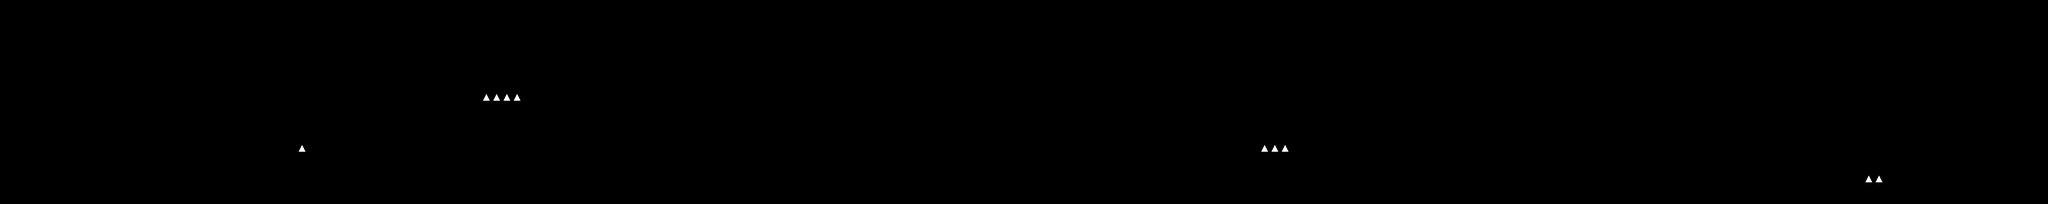

A 2D game scene composited from a Tiled map and its tileset images. What follows is a short description and the map's XML, with each tile layer's data collapsed to a summary:
An orthogonal 200x20 tile map with 32x32 px tiles, 2 tile layers (tileLayer, hazardLayer) and 176 objects (84x color, 49x coin, 8x staticshooter, 8x flyer, 6x spike, ...).

<map version="1.0" orientation="orthogonal" renderorder="right-down" width="200" height="20" tilewidth="32" tileheight="32" nextobjectid="403">
 <tileset firstgid="1" name="worlds" tilewidth="32" tileheight="32" spacing="8" margin="4" tilecount="9" columns="9">
  <image source="tiles.png" width="360" height="40" />
 </tileset>
 <layer name="tileLayer" width="200" height="20">
  <data>[4000 cells, 747 non-empty, 8 distinct tile ids]</data>
 </layer>
 <objectgroup name="gameObjects">
  <object id="1" name="player" x="64" y="512" width="32" height="64" />
  <object id="3" name="staticshooter" x="2080" y="416" width="32" height="64" />
  <object id="8" name="jumper" x="3520" y="320" width="32" height="64" />
  <object id="7" name="jumper" x="4128" y="320" width="32" height="64" />
  <object id="9" name="jumper" x="5184" y="512" width="32" height="64" />
  <object id="11" name="jumper" x="6368" y="288" width="32" height="64" />
  <object id="13" name="flyer" x="2944" y="416" width="32" height="64" />
  <object id="14" name="walker" x="3712" y="384" width="32" height="64" />
  <object id="15" name="staticshooter" x="4064" y="320" width="32" height="64" />
  <object id="24" name="exit" x="6336" y="256" width="64" height="96" />
  <object id="169" name="coin" x="2400" y="480" width="32" height="32" />
  <object id="171" name="flyer" x="896" y="320" width="32" height="64" />
  <object id="201" name="coin" x="2432" y="448" width="32" height="32" />
  <object id="203" name="coin" x="2784" y="480" width="32" height="32" />
  <object id="205" name="coin" x="2368" y="512" width="32" height="32" />
  <object id="206" name="coin" x="2880" y="480" width="32" height="32" />
  <object id="207" name="coin" x="2816" y="480" width="32" height="32" />
  <object id="213" name="coin" x="2464" y="480" width="32" height="32" />
  <object id="216" name="coin" x="2848" y="480" width="32" height="32" />
  <object id="219" name="coin" x="4544" y="160" width="32" height="32" />
  <object id="220" name="coin" x="3520" y="384" width="32" height="32" />
  <object id="222" name="coin" x="4480" y="256" width="32" height="32" />
  <object id="224" name="coin" x="4256" y="128" width="32" height="32" />
  <object id="228" name="coin" x="4480" y="352" width="32" height="32" />
  <object id="230" name="coin" x="4448" y="512" width="32" height="32" />
  <object id="231" name="coin" x="4416" y="544" width="32" height="32" />
  <object id="232" name="coin" x="4480" y="320" width="32" height="32" />
  <object id="233" name="coin" x="4384" y="544" width="32" height="32" />
  <object id="234" name="coin" x="4480" y="480" width="32" height="32" />
  <object id="235" name="coin" x="5920" y="352" width="32" height="32" />
  <object id="238" name="coin" x="5952" y="384" width="32" height="32" />
  <object id="256" name="flyer" x="3712" y="256" width="32" height="64" />
  <object id="258" name="flyer" x="1344" y="288" width="32" height="64" />
  <object id="259" name="flyer" x="2336" y="512" width="32" height="64" />
  <object id="260" name="flyer" x="4448" y="384" width="32" height="64" />
  <object id="270" name="coin" x="5984" y="416" width="32" height="32" />
  <object id="271" name="spike" x="5984" y="256" width="32" height="32" />
  <object id="272" name="coin" x="6016" y="448" width="32" height="32" />
  <object id="273" name="coin" x="5888" y="320" width="32" height="32" />
  <object id="278" name="staticshooter" x="1184" y="352" width="32" height="64" />
  <object id="279" name="spike" x="2560" y="320" width="32" height="32" />
  <object id="280" name="coin" x="4576" y="160" width="32" height="32" />
  <object id="281" name="coin" x="4480" y="288" width="32" height="32" />
  <object id="289" name="flyer" x="1792" y="224" width="32" height="64" />
  <object id="291" name="staticshooter" x="3360" y="320" width="32" height="64" />
  <object id="292" name="staticshooter" x="5056" y="448" width="32" height="64" />
  <object id="293" name="staticshooter" x="6176" y="384" width="32" height="64" />
  <object id="294" name="staticshooter" x="6080" y="448" width="32" height="64" />
  <object id="295" name="spike" x="6112" y="256" width="32" height="32" />
  <object id="296" name="spike" x="5344" y="384" width="32" height="32" />
  <object id="341" name="coin" x="0" y="96" width="32" height="32" />
  <object id="342" name="coin" x="32" y="96" width="32" height="32" />
  <object id="343" name="coin" x="384" y="576" width="32" height="32" />
  <object id="344" name="coin" x="384" y="544" width="32" height="32" />
  <object id="345" name="coin" x="384" y="512" width="32" height="32" />
  <object id="346" name="coin" x="416" y="512" width="32" height="32" />
  <object id="347" name="coin" x="416" y="544" width="32" height="32" />
  <object id="348" name="coin" x="416" y="576" width="32" height="32" />
  <object id="349" name="coin" x="2176" y="96" width="32" height="32" />
  <object id="350" name="coin" x="2208" y="96" width="32" height="32" />
  <object id="351" name="coin" x="2240" y="128" width="32" height="32" />
  <object id="352" name="coin" x="2272" y="128" width="32" height="32" />
  <object id="353" name="coin" x="1920" y="480" width="32" height="32" />
  <object id="354" name="coin" x="1952" y="480" width="32" height="32" />
  <object id="355" name="coin" x="1984" y="480" width="32" height="32" />
  <object id="356" name="coin" x="2016" y="480" width="32" height="32" />
  <object id="357" name="coin" x="3456" y="384" width="32" height="32" />
  <object id="358" name="coin" x="3488" y="384" width="32" height="32" />
  <object id="359" name="coin" x="3936" y="384" width="32" height="32" />
  <object id="360" name="coin" x="3968" y="352" width="32" height="32" />
  <object id="361" name="coin" x="4000" y="320" width="32" height="32" />
  <object id="370" name="staticshooter" x="5792" y="224" width="32" height="64" />
  <object id="371" name="powerup" x="2560" y="192" width="32" height="32" />
  <object id="336" name="flyer" x="544" y="32" width="32" height="64" />
  <object id="337" name="walker" x="352" y="32" width="32" height="64" />
  <object id="338" name="drunkflyer" x="96" y="224" width="32" height="64" />
  <object id="339" name="spike" x="256" y="192" width="32" height="32" />
  <object id="340" name="spike" x="2048" y="256" width="32" height="32" />
  <object id="377" name="coin" x="5440" y="160" width="32" height="32" />
  <object id="378" name="coin" x="5472" y="160" width="32" height="32" />
  <object id="376" name="walker" x="2240" y="128" width="32" height="64" />
  <object id="379" name="shooter" x="5024" y="448" width="32" height="64" />
  <object id="400" name="drunkflyer" x="5760" y="192" width="32" height="64" />
  <object id="401" name="coin" x="4512" y="160" width="32" height="32" />
 </objectgroup>
 <layer name="hazardLayer" width="200" height="20">
  <data>[4000 cells, 10 non-empty, 1 distinct tile ids]</data>
 </layer>
 <objectgroup name="colors">
  <object id="2" name="color" x="0" y="576" width="352" height="64" />
  <object id="12" name="color" x="2496" y="512" width="160" height="64" />
  <object id="13" name="color" x="2688" y="448" width="96" height="192" />
  <object id="19" name="color" x="3296" y="448" width="448" height="224" />
  <object id="20" name="color" x="3744" y="448" width="192.969" height="191.026" rotation="0.289966" />
  <object id="23" name="color" x="4512" y="0" width="96" height="96" />
  <object id="24" name="color" x="4576" y="576" width="256" height="64" />
  <object id="25" name="color" x="4608" y="0" width="192" height="448" />
  <object id="34" name="color" x="2976" y="416" width="320" height="224" />
  <object id="65" name="color" x="704" y="416" width="64" height="224" />
  </objectgroup>
 <objectgroup name="background">
  <!-- 9 objects omitted --></objectgroup>
</map>
<!-- 82 of 176 objects omitted -->
